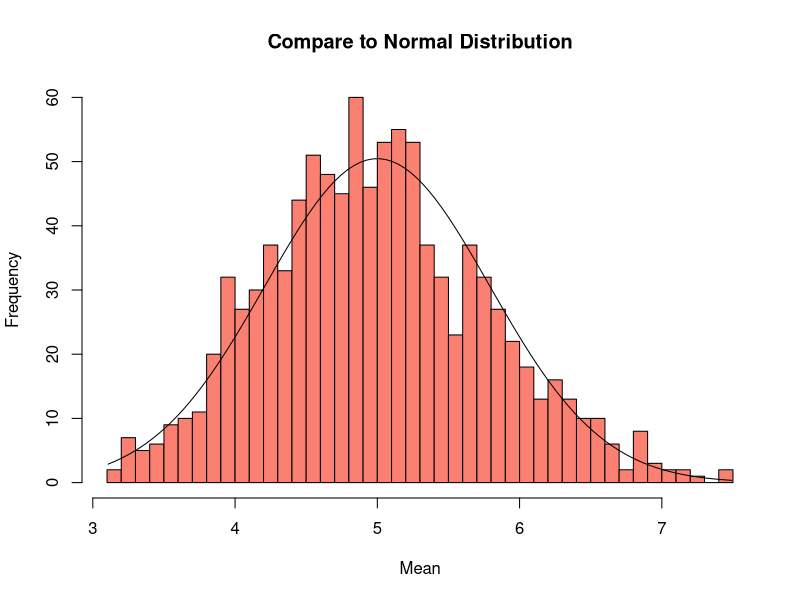

R code for this plot:
## ---- chunk 1
knitr::opts_chunk$set(echo = TRUE)
## ---- chunk 2
#For Using a randomly generated values
set.seed(1)

#Given lambda value for exponential distribution
lambda <- 0.2
#Given number of exponential values
n.exp <- 40

#Number of simulation for CLT
n.simulation <- 1000

#Random exponential simulation for one thousand times.
random.exp <- replicate(n = n.simulation, expr = rexp(n = n.exp, rate = lambda))
mean.matrix <- apply(random.exp, 2, mean)

#Statistical values (empirical values)
mean.value <- mean(mean.matrix)
sd.value <- sd(mean.matrix)
var.value <- sd.value^2

#Theoretical Values
theo.mean <- 1 / lambda
theo.sd <- theo.mean / sqrt(n.exp)
theo.var <- theo.sd^2

mean <- c(theo.mean, mean.value)
sd <- c(theo.sd, sd.value)
var <- c(theo.var, var.value)

#Matrix that shows the statistical values of theoretical value and empirical vlaue of randomly generated exponential distribution.

#Mean and variances of theoretical and empirical values are quite close to each other.
statistics <- rbind(mean, sd, var)
colnames(statistics) <- c("Theoretical", "Empirical")
statistics

#Graph
hist(mean.matrix, breaks = 40, main = "Compare to Normal Distribution", col = "salmon", xlab = "Mean")

dnorm.seq <- seq(min(mean.matrix), max(mean.matrix), length = 100)
dnorm.y <- dnorm(x = dnorm.seq, mean = theo.mean, sd = theo.sd)
lines(dnorm.seq, dnorm.y * 100)
